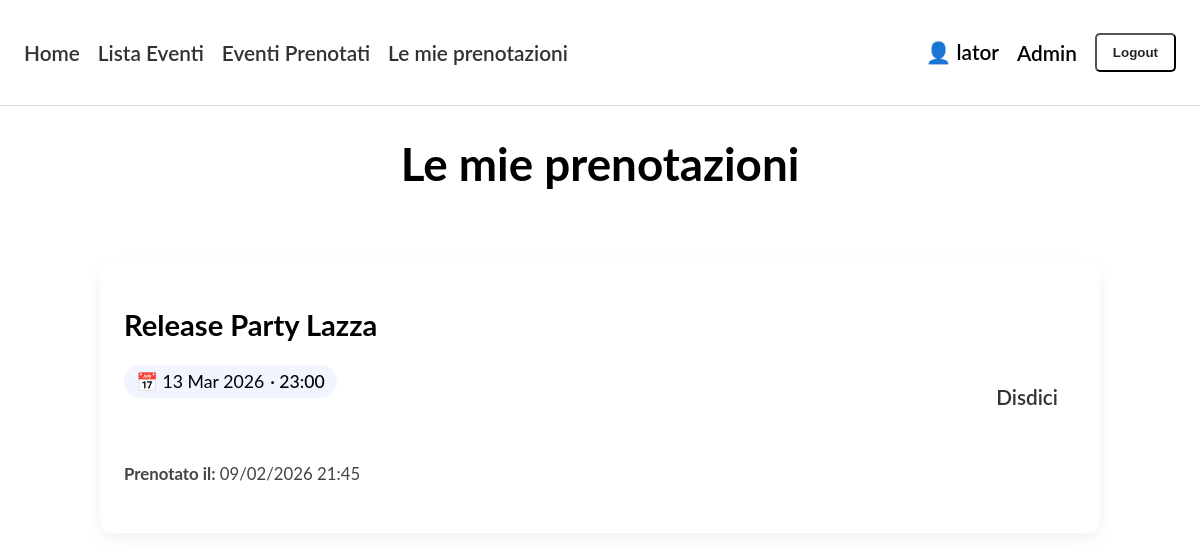
/events/mie-prenotazioni/ (signed in), run on an earlier commit of the app's database.
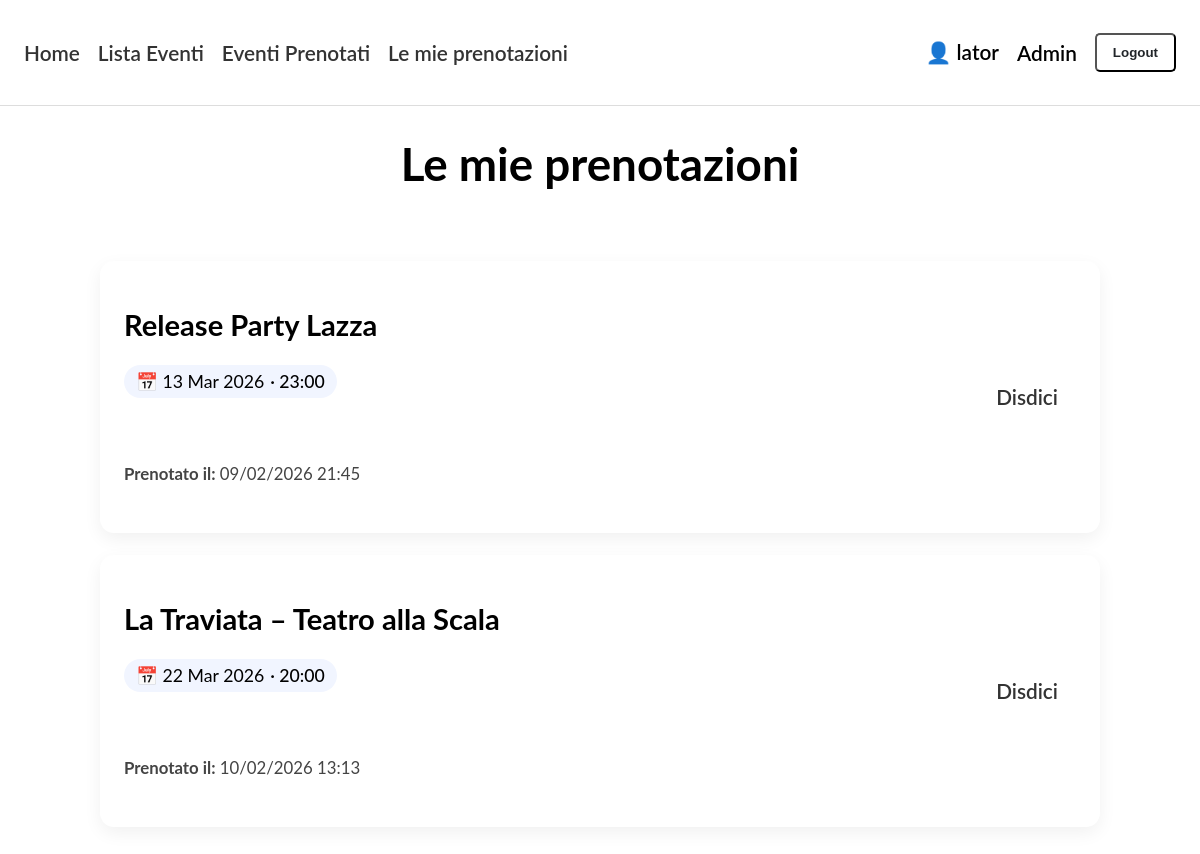
And on a later commit of the database.
### events/models.py (models this page shows, shortened)
class Prenotazione(models.Model):
    evento = models.ForeignKey(Evento, on_delete=models.CASCADE)
    utente = models.ForeignKey(User, on_delete=models.CASCADE)
    data_prenotazione = models.DateTimeField(auto_now_add=True)
    class Meta:
        unique_together = ('evento', 'utente')
        verbose_name = "Prenotazione"
        verbose_name_plural = "Prenotazioni"

class Evento(models.Model):
    titolo = models.CharField(max_length=200)
    descrizione = models.TextField(blank=True)
    data = models.DateTimeField()
    posti_totali = models.PositiveIntegerField()
    creatore = models.ForeignKey(User, on_delete=models.CASCADE)
    immagine = models.ImageField(upload_to="eventi/",blank=True,null=True)
    class Meta:
        verbose_name = "Evento"
        verbose_name_plural = "Eventi"

### events/views.py (the view)
# urls.py: path('mie-prenotazioni/', views.mie_prenotazioni, name='mie-prenotazioni'),
@login_required
def mie_prenotazioni(request):
    prenotazioni = Prenotazione.objects.filter(
        utente=request.user
    ).select_related('evento')
    return render(request, 'events/mie_prenotazioni.html', {
        'prenotazioni': prenotazioni
    })

### events/templates/events/mie_prenotazioni.html (shortened to what this page needs)
{% extends "base_generic.html" %}
{% block content %}
<h1 class="title">Le mie prenotazioni</h1>
{% if prenotazioni %}
<div class="event-list">
  {% for prenotazione in prenotazioni %}
  <div class="event-card">
    <div class="event-main">
      <div class="event-header">
        <h2 class="event-title">
          {{ prenotazione.evento.titolo }}
        </h2>
        <p class="event-date">
          📅 {{ prenotazione.evento.data|date:"d M Y" }}
          <span class="event-time">
            · {{ prenotazione.evento.data|date:"H:i" }}
          </span>
        </p>
      </div>
      <p class="event-description">
        <strong>Prenotato il:</strong>
        {{ prenotazione.data_prenotazione|date:"d/m/Y H:i" }}
      </p>
    </div>
    <div class="event-action">
      <form method="post" action="{% url 'disdici-prenotazione' prenotazione.id %}">
       <a href="#" class="btn btn-primary"onclick="this.closest('form').submit(); return false;">Disdici</a>
      </form>
    </div>
  </div>
  {% endfor %}
</div>
{% else %}
<p class="text-muted" style="text-align:center;">
  Non hai ancora effettuato prenotazioni.
</p>
{% endif %}
{% endblock %}

What changed in the data, as far as the page shows it:
added Prenotazione: evento.titolo "La Traviata – Teatro alla Scala", evento.data "22 Mar 2026", evento.data "20:00", data_prenotazione "10/02/2026 13:13"
